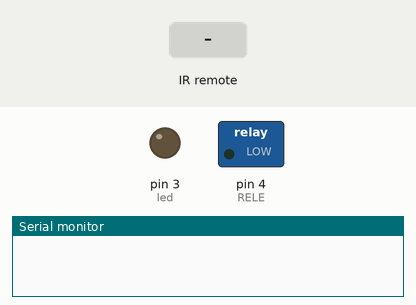
Recording of a sketch running on a simulated Arduino Uno, built with avr-gcc and run on an emulated ATmega328P. Shown: switched loads named in the sketch (green lamp = pin HIGH), output pins drawn as LEDs (lit = HIGH), the last lines printed to the serial monitor. Inputs (shaded band) come from the test bench.

Above: at 1.2 s.
1.3 s: infrared code 0xE0E008F7 received
At 2.3 s:
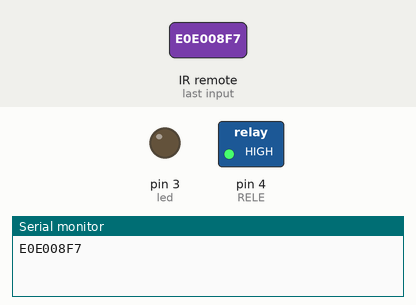
2.8 s: infrared code 0xE0E0E01F received
At 3.4 s:
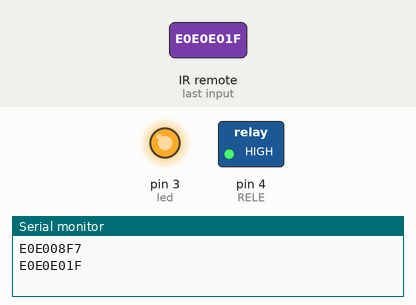
4.3 s: infrared code 0xE0E048B7 received
At 4.6 s:
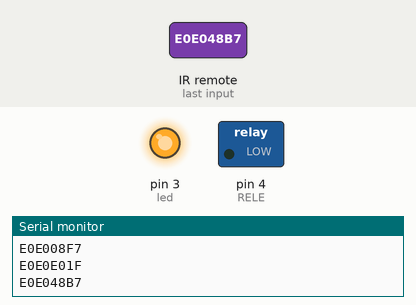
Timing chart, 0 to 7.3 s (numbered marks = the images above; inputs shaded):
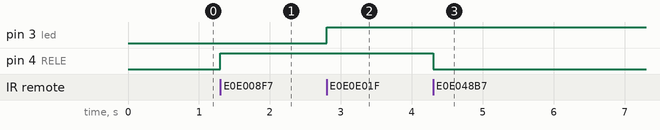

The sketch:

encender_lampar.ino
```cpp
#include <IRremote.h>
int receptor = 11;
int led = 3;
int RELE = 4;      //  pin digital 4 de Arduino
IRrecv irrecv(receptor);
decode_results codigo; //OBJETO CODIGO DE CLASE decode_result, oriundo de IRremote.h

void setup()
{
  Serial.begin(9600);
  irrecv.enableIRIn(); // INICIA LA RECEPCIÓN
  pinMode(led, OUTPUT);// pin 13 como salida
 pinMode(RELE, OUTPUT);  // pin 4 como salida
}

void loop()
{
 if (irrecv.decode(&codigo))
 {
Serial.println(codigo.value, HEX);

      if (codigo.value==0xE0E048B7)//CÓDIGO DEL NÚMERO  PARA ACTIVAR RELE
      {
           digitalWrite(RELE, LOW);  // activacion del modulo de rele
      }

      if (codigo.value==0xE0E008F7)//CÓDIGO DEL NÚMERO PARA DESACTIVAR RELE
      {
          digitalWrite(RELE,HIGH );  // Desactivacion del modulo de rele
      }
 if (codigo.value==0xE0E0E01F)//CÓDIGO DEL NÚMERO CERO PARA ACTIVAR LED
      {
         digitalWrite(led,HIGH); // activacion del LED
      }
 if (codigo.value==0xE0E0D02F)//CÓDIGO DEL NÚMERO  PARA DESACTIVAR LED Y RELE
      {
         digitalWrite(led,LOW); // Desactivacion del LED

          digitalWrite(RELE,HIGH );   // Desactivacion del modulo de rele
      }


delay(500);
irrecv.resume();

 }
}
```

Measured:
- after the input at 1.3 s, pin 4 (RELE): LOW → HIGH at once
- after the input at 2.8 s, pin 3 (led): LOW → HIGH at once
- after the input at 4.3 s, pin 4 (RELE): HIGH → LOW at once
